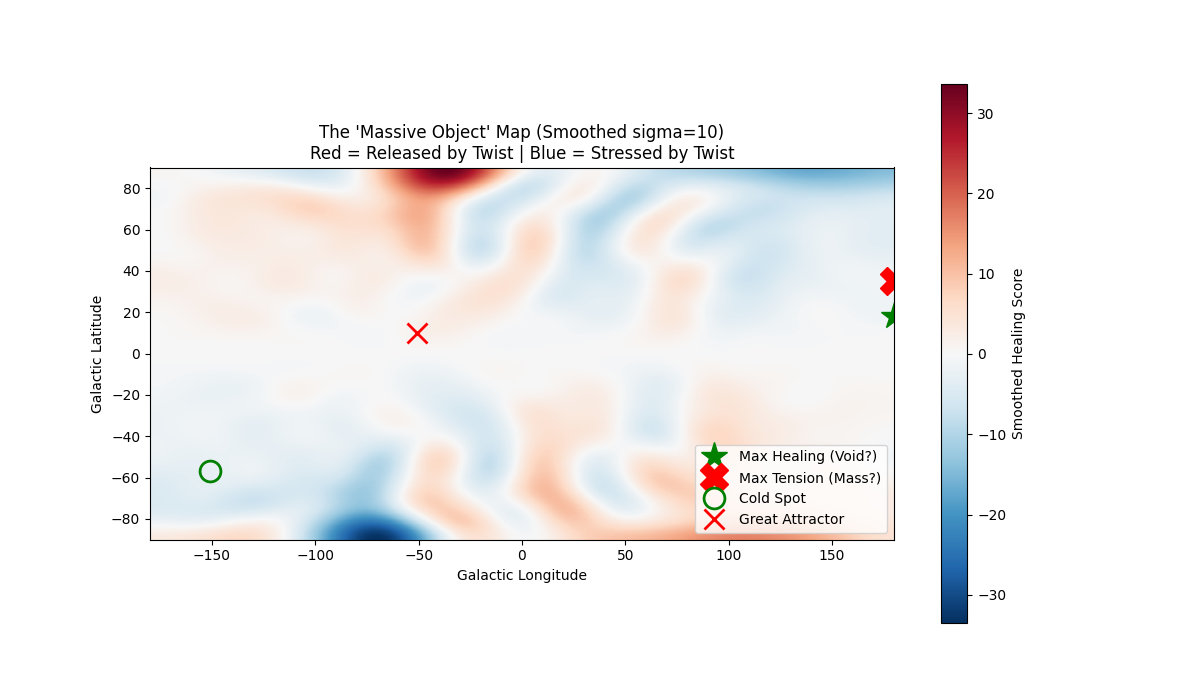

Reproduce this figure in Python.
import numpy as np
import matplotlib.pyplot as plt
from astropy.io import fits
from astropy_healpix import HEALPix
from scipy.special import sph_harm, sph_harm_y
from scipy.ndimage import gaussian_filter
import astropy.units as u
from astropy.coordinates import SkyCoord
import sys

# ======================
# CONFIGURATION
# ======================
FITS_PATH = "COM_CompMap_CMB-smica_2048_R1.20.fits"
LMAX = 40
N_RES = 300
K_REALITY = 1.0
K_TRAVELER = 0.9
SMOOTHING_SIGMA = 10  # The "Defocus" factor to reveal large structures

# ======================
# UTILITIES
# ======================
def get_ylm(m, l, phi, theta):
    try:
        return sph_harm_y(l, m, phi, theta)
    except AttributeError:
        return sph_harm(m, l, phi, theta)

def get_data(fits_path, lmax):
    print(f"[*] Loading CMB from {fits_path}...")
    try:
        data = fits.getdata(fits_path)
    except FileNotFoundError:
        print(f"[!] ERROR: {fits_path} not found.")
        sys.exit(1)
    
    if "I" in data.dtype.names: cmb = np.array(data["I"], dtype=np.float64)
    elif "INP_CMB" in data.dtype.names: cmb = np.array(data["INP_CMB"], dtype=np.float64)
    else: cmb = data.astype(np.float64)
    
    cmb[np.isnan(cmb)] = np.nanmean(cmb)
    nside = int(np.sqrt(cmb.size / 12))
    hpix = HEALPix(nside=nside, order="ring", frame="galactic")
    
    n_theta = lmax * 3
    n_phi = lmax * 4
    theta = np.linspace(0, np.pi, n_theta)
    phi = np.linspace(-np.pi, np.pi, n_phi, endpoint=False)
    TH, PH = np.meshgrid(theta, phi, indexing='ij')
    
    lon_deg = np.rad2deg((PH + 2*np.pi) % (2*np.pi))
    lat_deg = np.rad2deg(0.5*np.pi - TH)
    coords = SkyCoord(l=lon_deg*u.deg, b=lat_deg*u.deg, frame="galactic")
    ipix = hpix.lonlat_to_healpix(coords.l, coords.b)
    T_sample = cmb[ipix]
    
    dtheta = theta[1] - theta[0]
    dphi = phi[1] - phi[0]
    weights = np.sin(TH) * dtheta * dphi
    
    alms = {}
    print("[*] Extracting DNA...")
    for l in range(lmax + 1):
        for m in range(-l, l + 1):
            Y_lm = get_ylm(m, l, PH, TH)
            val = np.sum(T_sample * np.conjugate(Y_lm) * weights)
            alms[(l, m)] = val
    return alms

def synthesize_map(alms, lmax, n_res, k):
    theta = np.linspace(0, np.pi, n_res)
    phi = np.linspace(-np.pi, np.pi, n_res)
    TH, PH = np.meshgrid(theta, phi, indexing='ij')
    map_out = np.zeros_like(TH, dtype=np.complex128)
    
    for l in range(lmax + 1):
        for m in range(-l, l + 1):
            if (l, m) not in alms: continue
            Y_lm = get_ylm(m, l, PH, TH)
            twist_phase = np.exp(1j * m * (k - 1.0) * PH)
            map_out += alms[(l, m)] * Y_lm * twist_phase
    return map_out.real, TH, PH

def get_gradient_magnitude(image):
    gy, gx = np.gradient(image)
    return np.sqrt(gx**2 + gy**2)

# ======================
# MAIN
# ======================
def main():
    alms = get_data(FITS_PATH, LMAX)
    
    # 1. Synthesize
    print(f"[*] Synthesizing Reality vs Traveler...")
    map_real, TH, PH = synthesize_map(alms, LMAX, N_RES, K_REALITY)
    map_traveler, _, _ = synthesize_map(alms, LMAX, N_RES, K_TRAVELER)
    
    # 2. Calculate Raw Healing (Difference in Tension)
    # Positive = Healing (Reality has more tension than Traveler)
    healing_raw = get_gradient_magnitude(map_real) - get_gradient_magnitude(map_traveler)
    
    # 3. APPLY "MASSIVE OBJECT" SMOOTHING
    print(f"[*] Applying Gaussian Smoothing (Sigma={SMOOTHING_SIGMA})...")
    healing_smooth = gaussian_filter(healing_raw, sigma=SMOOTHING_SIGMA)
    
    # 4. Find the Peaks
    max_idx = np.unravel_index(np.argmax(healing_smooth), healing_smooth.shape)
    min_idx = np.unravel_index(np.argmin(healing_smooth), healing_smooth.shape)
    
    # Convert index to Galactic Coords for logging
    theta_max, phi_max = TH[max_idx], PH[max_idx]
    l_max = np.rad2deg((phi_max + 2*np.pi) % (2*np.pi))
    if l_max > 180: l_max -= 360
    b_max = np.rad2deg(0.5*np.pi - theta_max)
    
    theta_min, phi_min = TH[min_idx], PH[min_idx]
    l_min = np.rad2deg((phi_min + 2*np.pi) % (2*np.pi))
    if l_min > 180: l_min -= 360
    b_min = np.rad2deg(0.5*np.pi - theta_min)
    
    print("\n" + "="*40)
    print("      STRUCTURAL ANOMALY DETECTOR      ")
    print("="*40)
    print(f"MAX HEALING (The Biggest 'Knot' Untied):")
    print(f"  Coords: (l={l_max:.1f}, b={b_max:.1f})")
    print(f"  Score:  {healing_smooth[max_idx]:.4f}")
    print("-" * 40)
    print(f"MAX TENSION (The Stiffest Anchor):")
    print(f"  Coords: (l={l_min:.1f}, b={b_min:.1f})")
    print(f"  Score:  {healing_smooth[min_idx]:.4f}")
    print("="*40)
    
    # 5. Plot
    plt.figure(figsize=(12, 7))
    plt.imshow(healing_smooth.T, extent=[-180, 180, -90, 90], origin='lower', cmap='RdBu_r')
    plt.colorbar(label="Smoothed Healing Score")
    
    # Plot Markers
    plt.plot(l_max, b_max, 'g*', markersize=20, label='Max Healing (Void?)')
    plt.plot(l_min, b_min, 'rX', markersize=20, label='Max Tension (Mass?)')
    
    # Known Objects
    plt.plot(209-360, -57, 'go', fillstyle='none', markersize=15, markeredgewidth=2, label='Cold Spot')
    plt.plot(309-360, 10, 'rx', markersize=15, markeredgewidth=2, label='Great Attractor')
    
    plt.title(f"The 'Massive Object' Map (Smoothed sigma={SMOOTHING_SIGMA})\nRed = Released by Twist | Blue = Stressed by Twist")
    plt.xlabel("Galactic Longitude")
    plt.ylabel("Galactic Latitude")
    plt.legend(loc='lower right')
    
    outfile = "cmb_massive_object_scan_2.png"
    plt.savefig(outfile)
    print(f"✅ Scan complete. Saved to {outfile}")

if __name__ == "__main__":
    main()
